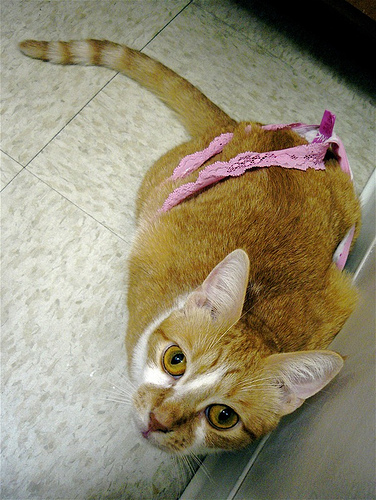
#> input picture Datasets/00000022_014.jpg, 376 x 500 px, found by its file name; its folder holds only this picture in this run
$ python cat.py
#> lines starting #> are read from the running program, lines starting #| are printed output that depends on the picture; after the words box and inside, x2 and y2 are one past the last pixel; in counts of white or black regions, pixels touching at a corner belong together
import cv2
import os

cascade = cv2.CascadeClassifier('haarcascade_frontalcatface.xml')
cascade_dog = cv2.CascadeClassifier('haarcascade_frontalface_alt.xml')

# Ścieżka do folderu zawierającego zdjęcia kotów
folder_path = 'C:/Users/kakit/Documents/GitHub/Cat-Detect/Datasets'

# Lista plików w folderze
image_files = os.listdir(folder_path)


# Funkcja do przetwarzania zdjęć
def process_image(image_path):
    img = cv2.imread(image_path)
#> img is the input picture: shape (500, 376, 3); mean B, G, R 113.3, 138.1, 146.1
    img_gray = cv2.cvtColor(img, cv2.COLOR_BGR2GRAY)
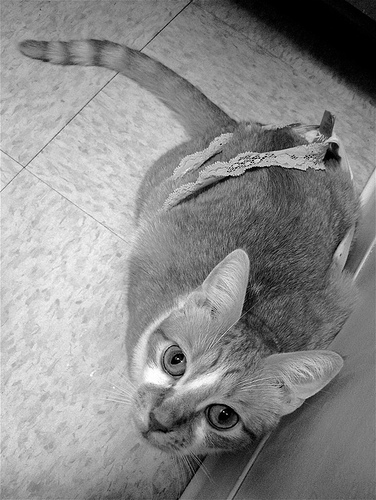
#> img_gray: shape (500, 376); min 0, max 255, mean 137.7

    # Wykrywanie kotów
    cats = cascade.detectMultiScale(img_gray, 1.1, 4)
#> cats = ()
    for (x, y, w, h) in cats:
        cv2.rectangle(img, (x, y), (x+w, y+h), (255, 255, 0), 2)
        cv2.putText(img, 'Kot', (x, y-10), cv2.FONT_HERSHEY_SIMPLEX, 0.9, (255,255,0), 2)
#> this loop made 0 passes

    # Wykrywanie psów
    dogs = cascade_dog.detectMultiScale(img_gray, 1.1, 4)
#> dogs = ()
    for (x, y, w, h) in dogs:
        cv2.rectangle(img, (x, y), (x+w, y+h), (255, 0, 255), 2)
        cv2.putText(img, 'Pies', (x, y-10), cv2.FONT_HERSHEY_SIMPLEX, 0.9, (255,0,255), 2)

    cv2.imshow('Detektor', img)
    key = cv2.waitKey(0)
#> (key Esc is pressed here)
    if key == 27:  # Naciśnięcie ESC zakończy wyświetlanie zdjęć
        return False
    return True

# Wyświetlanie zdjęć po kolei
for image_file in image_files:
    image_path = os.path.join(folder_path, image_file)
    if not process_image(image_path):
        break

# Zamykanie okien po zakończeniu wyświetlania
cv2.destroyAllWindows()

$ run again, on Datasets/00000085_010.jpg
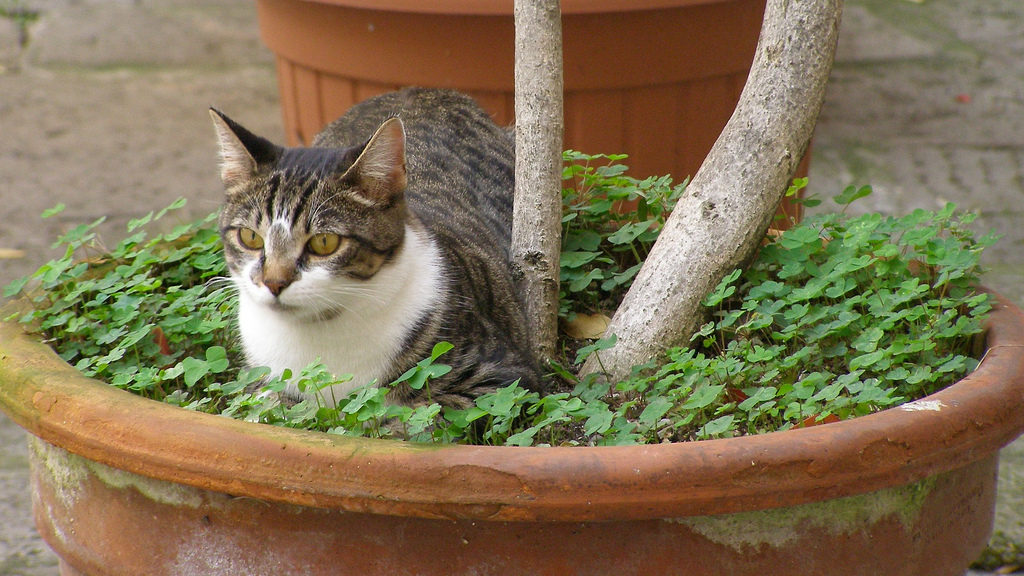
#> input picture Datasets/00000085_010.jpg, 1024 x 576 px, found by its file name
#> in process_image, img is the input picture: shape (576, 1024, 3); mean B, G, R 82.7, 113, 127.4
#> in process_image, `img_gray = cv2.cvtColor(img, cv2.COLOR_BGR2GRAY)`:
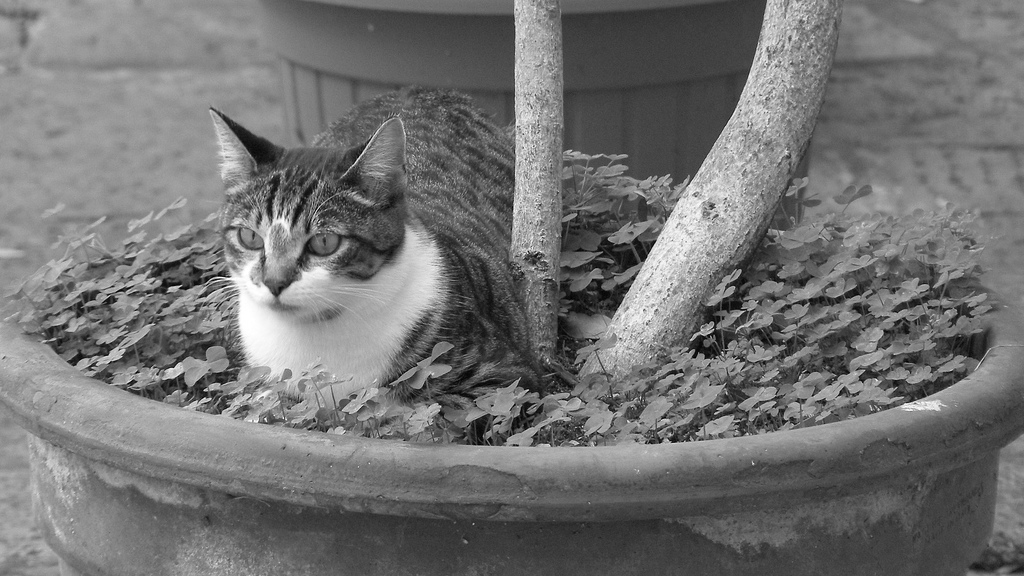
#> img_gray: shape (576, 1024); min 0, max 255, mean 113.9
#> cats = [[201, 172, 165, 165]]
#> the loop in process_image, `for (x, y, w, h) in cats:` made 1 pass
#> after the loop in process_image, `for (x, y, w, h) in cats:`:
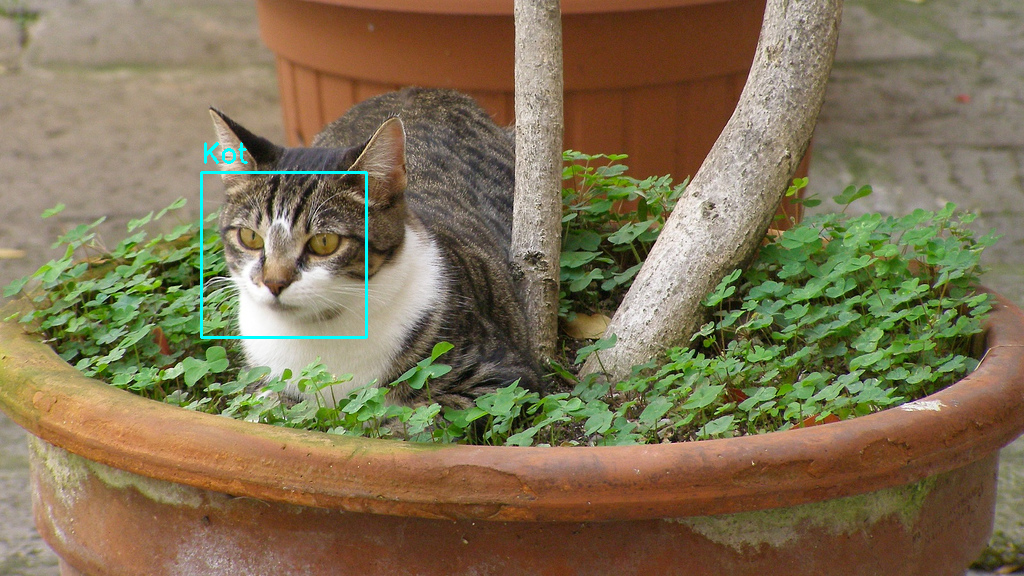
#> img: shape (576, 1024, 3); 0.39% of pixels changed, all inside (x1, y1, x2, y2) = (200, 142, 368, 339)
#> dogs = ()

$ run again, on Datasets/00000089_016.jpg
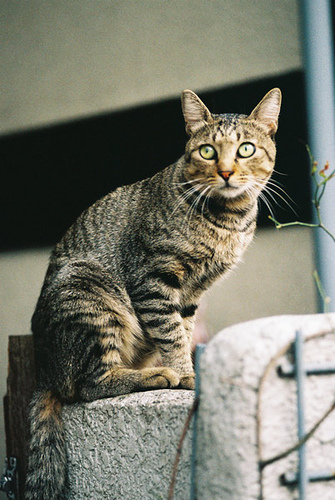
#> input picture Datasets/00000089_016.jpg, 335 x 500 px, found by its file name
#> in process_image, img is the input picture: shape (500, 335, 3); mean B, G, R 105.7, 118.5, 117.5
#> in process_image, `img_gray = cv2.cvtColor(img, cv2.COLOR_BGR2GRAY)`:
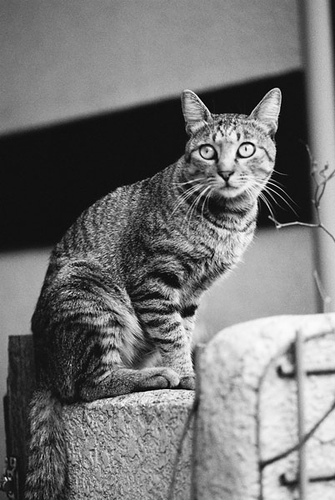
#> img_gray: shape (500, 335); min 0, max 254, mean 116.8
#> cats = [[184, 120, 83, 83]]
#> the loop in process_image, `for (x, y, w, h) in cats:` made 1 pass
#> after the loop in process_image, `for (x, y, w, h) in cats:`:
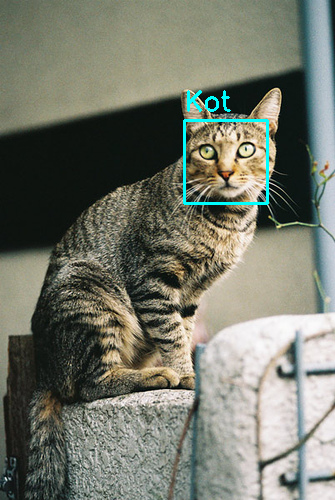
#> img: shape (500, 335, 3); 0.8% of pixels changed, all inside (x1, y1, x2, y2) = (183, 90, 269, 205)
#> dogs = ()

$ run again, on Datasets/00000094_026.jpg
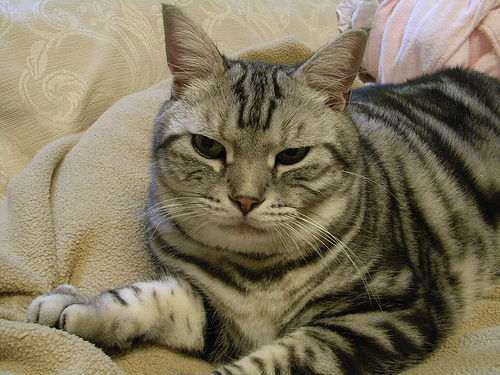
#> input picture Datasets/00000094_026.jpg, 500 x 375 px, found by its file name
#> in process_image, img is the input picture: shape (375, 500, 3); mean B, G, R 94.1, 118, 128
#> in process_image, `img_gray = cv2.cvtColor(img, cv2.COLOR_BGR2GRAY)`:
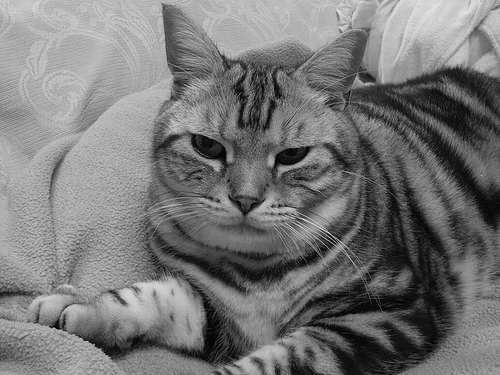
#> img_gray: shape (375, 500); min 0, max 239, mean 118.3
#> cats = ()

$ run again, on Datasets/00000026_009.jpg
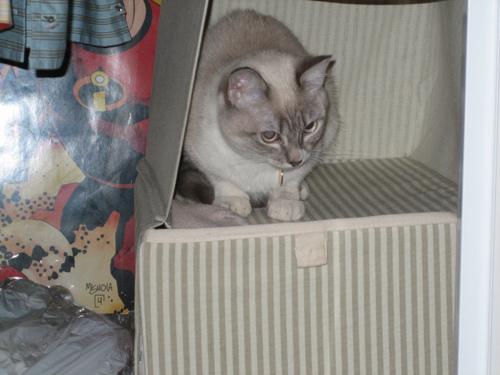
#> input picture Datasets/00000026_009.jpg, 500 x 375 px, found by its file name
#> in process_image, img is the input picture: shape (375, 500, 3); mean B, G, R 132.9, 137, 139.4
#> in process_image, `img_gray = cv2.cvtColor(img, cv2.COLOR_BGR2GRAY)`:
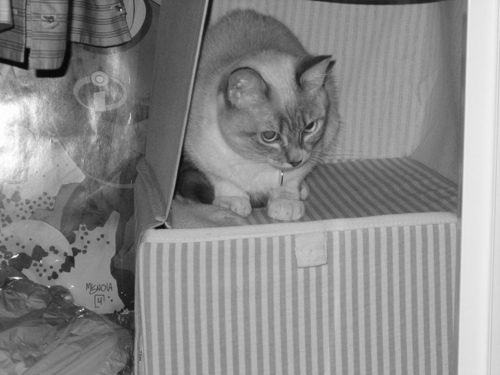
#> img_gray: shape (375, 500); min 6, max 255, mean 137.3
#> cats = [[251, 103, 78, 78]]
#> the loop in process_image, `for (x, y, w, h) in cats:` made 1 pass
#> after the loop in process_image, `for (x, y, w, h) in cats:`:
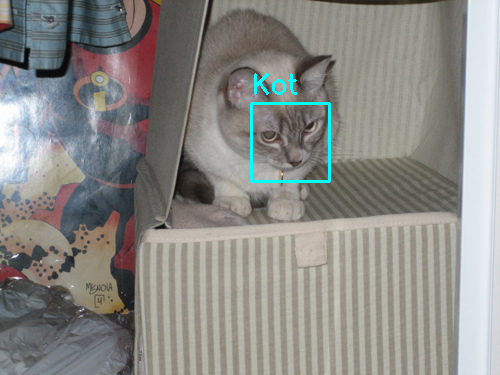
#> img: shape (375, 500, 3); 0.69% of pixels changed, all inside (x1, y1, x2, y2) = (250, 73, 331, 183)
#> dogs = ()
